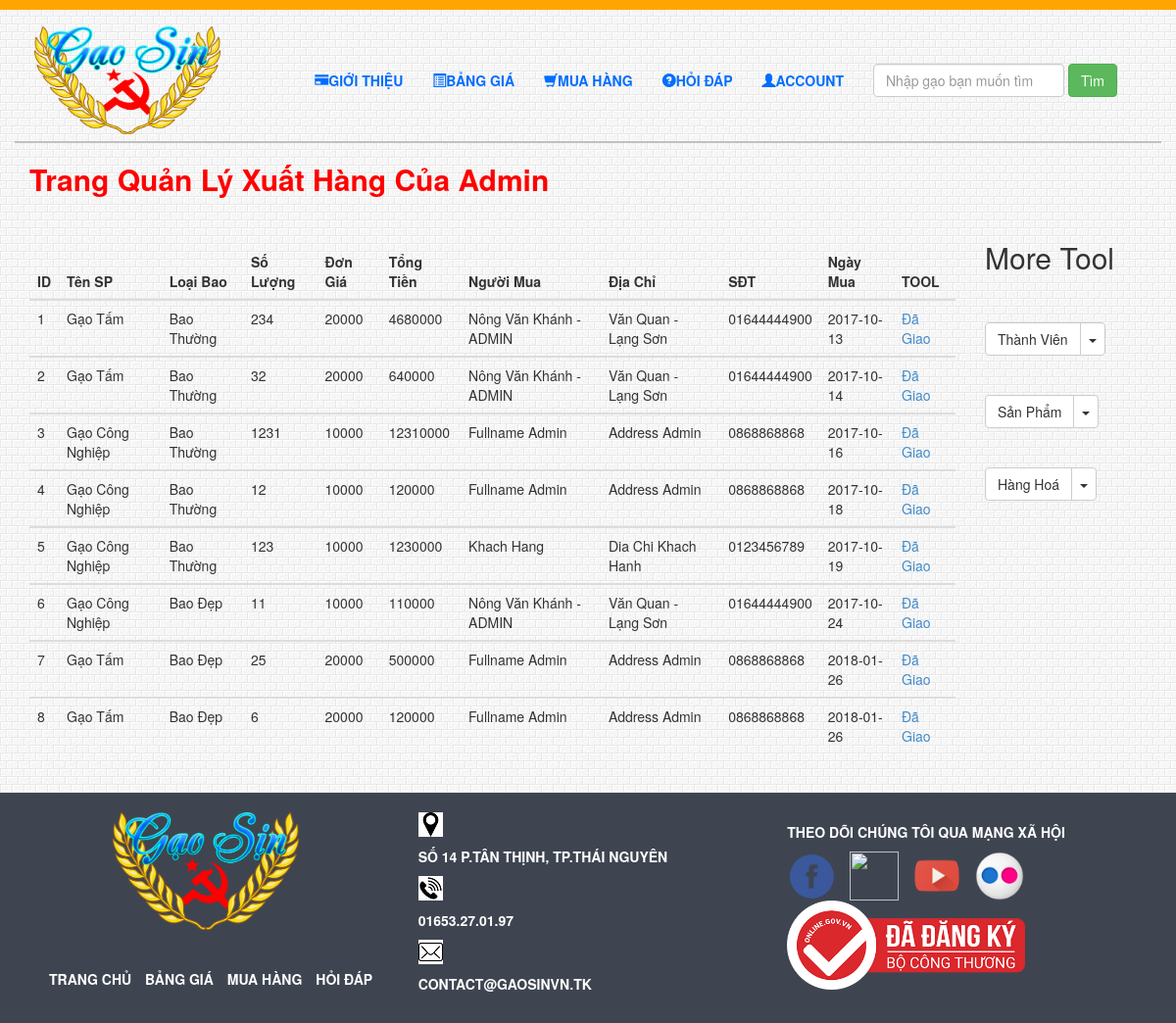
/admin/ql-mh.php (signed in), run on the app's committed database.
### tables this page shows
CREATE TABLE `thanhtoan` (
  `id_tt` int(11) NOT NULL,
  `tensp_tt` varchar(100) NOT NULL,
  `bao_tt` varchar(50) NOT NULL,
  `solg_tt` int(11) NOT NULL,
  `dg_tt` int(11) NOT NULL,
  `sum_tt` int(11) NOT NULL,
  `comment_tt` text NOT NULL,
  `diachi_tt` text NOT NULL,
  `sdt_tt` varchar(11) NOT NULL,
  `ngmua_tt` varchar(100) NOT NULL,
  `ngaymua_tt` date NOT NULL
);

### admin/ql-mh.php (the view, shortened to what this page needs)
<!DOCTYPE html>
<html lang="en">
<head>
	<link href="../css/bootstrap.min.css" rel="stylesheet">
	<link rel="stylesheet" href="../css/webstyle.css">
	<link rel="stylesheet" href="../css/font-awesome.css">
</head>
<body>
	<?php
	include "../includes/header-in.php"
	?>
	<?php require_once("../includes/connection.php"); ?>
	<?php
		$sql = "SELECT * FROM thanhtoan";
		$query = mysqli_query($conn,$sql);
	 ?>
	<main class="container">
		<div class="row">
			<div class="col-md-10">
				<h2 style="color: red; font-weight: bold">Trang Quản Lý Xuất Hàng Của Admin</h2><br><br>
				<table class="table table-hover">
					<thead>
						<tr>
							<th>ID</th>
							<th>Tên SP</th>
							<th>Loại Bao</th>
							<th>Số Lượng</th>
							<th>Đơn Giá</th>
							<th>Tổng Tiền</th>
							<th>Người Mua</th>
							<th>Địa Chỉ</th>
							<th>SĐT</th>
							<th>Ngày Mua</th>
							<th>TOOL</th>
						</tr>
					</thead>
					<?php
					$i = 1;
						while ( $data = mysqli_fetch_array($query)) {
					 ?>
					<tbody>
						<tr>
							<td><?php echo $i; ?></td>
							<td><?php echo $data["tensp_tt"] ?></td>
							<td><?php echo $data["bao_tt"] ?></td>
							<td><?php echo $data["solg_tt"] ?></td>
							<td><?php echo $data["dg_tt"] ?></td>
							<td><?php echo $data["sum_tt"] ?></td>
							<td><?php echo $data["ngmua_tt"] ?></td>
							<td><?php echo $data["diachi_tt"] ?></td>
							<td><?php echo $data["sdt_tt"] ?></td>
							<td><?php echo $data["ngaymua_tt"] ?></td>
							<td><a href="ql-mh.php?id_delete=<?php echo $data["id_tt"]; ?>">Đã Giao</a></td>
						</tr>
					</tbody>
					<?php
						$i++;
						}
					 ?>
				</table>
			</div>
			<div class="col-md-2"><br><br>
				<?php
					include "../includes/menu-admin.php"
				 ?>
			</div>
		</div>
	</main>
	<?php
	include "../includes/footer-in.php"
	?>
</body>
</html>

### css/webstyle.css (style rules this page uses)
body { background-repeat: repeat; background-image: url('../img/bg.png'); background-position: top center; background-attachment: fixed; }

### data on the page
thanhtoan: tensp_tt "Gạo Tấm", bao_tt "Bao Thường", solg_tt "234", dg_tt "20000", sum_tt "4680000", ngmua_tt "Nông Văn Khánh - ADMIN", diachi_tt "Văn Quan - Lạng Sơn", sdt_tt "01644444900", ngaymua_tt "2017-10-13"
thanhtoan: tensp_tt "Gạo Tấm", bao_tt "Bao Thường", solg_tt "32", dg_tt "20000", sum_tt "640000", ngmua_tt "Nông Văn Khánh - ADMIN", diachi_tt "Văn Quan - Lạng Sơn", sdt_tt "01644444900", ngaymua_tt "2017-10-14"
thanhtoan: tensp_tt "Gạo Công Nghiệp", bao_tt "Bao Thường", solg_tt "1231", dg_tt "10000", sum_tt "12310000", ngmua_tt "Fullname Admin", diachi_tt "Address Admin", sdt_tt "0868868868", ngaymua_tt "2017-10-16"
thanhtoan: tensp_tt "Gạo Công Nghiệp", bao_tt "Bao Thường", solg_tt "12", dg_tt "10000", sum_tt "120000", ngmua_tt "Fullname Admin", diachi_tt "Address Admin", sdt_tt "0868868868", ngaymua_tt "2017-10-18"
thanhtoan: tensp_tt "Gạo Công Nghiệp", bao_tt "Bao Thường", solg_tt "123", dg_tt "10000", sum_tt "1230000", ngmua_tt "Khach Hang", diachi_tt "Dia Chi Khach Hanh", sdt_tt "0123456789", ngaymua_tt "2017-10-19"
thanhtoan: tensp_tt "Gạo Công Nghiệp", bao_tt "Bao Đẹp", solg_tt "11", dg_tt "10000", sum_tt "110000", ngmua_tt "Nông Văn Khánh - ADMIN", diachi_tt "Văn Quan - Lạng Sơn", sdt_tt "01644444900", ngaymua_tt "2017-10-24"
thanhtoan: tensp_tt "Gạo Tấm", bao_tt "Bao Đẹp", solg_tt "25", dg_tt "20000", sum_tt "500000", ngmua_tt "Fullname Admin", diachi_tt "Address Admin", sdt_tt "0868868868", ngaymua_tt "2018-01-26"
thanhtoan: tensp_tt "Gạo Tấm", bao_tt "Bao Đẹp", solg_tt "6", dg_tt "20000", sum_tt "120000", ngmua_tt "Fullname Admin", diachi_tt "Address Admin", sdt_tt "0868868868", ngaymua_tt "2018-01-26"
